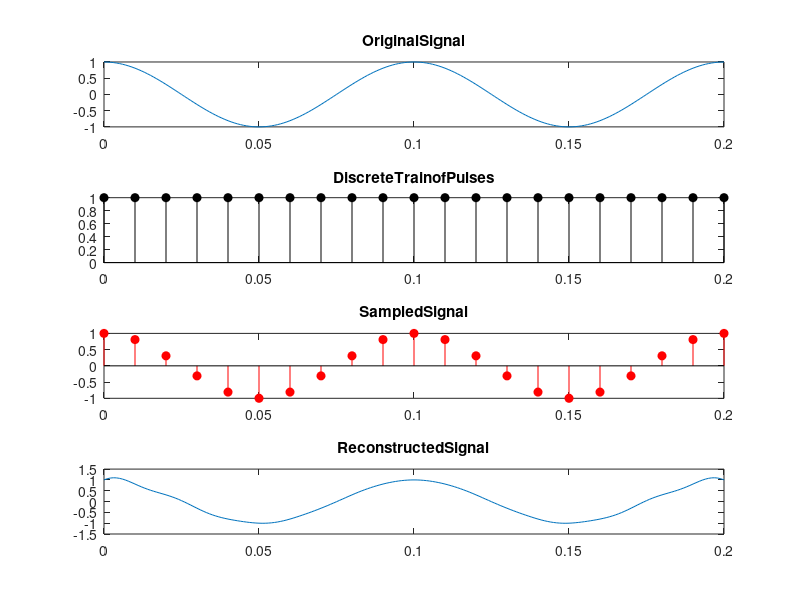

Reproduce this figure in MATLAB.
% 1. Verify Sampling Theorem

clear;
clc;
close all;

%SignalGeneration(Continuous)
f=10;       %Frequencyofmessagesignal
T=1/f;      %Period

fs=10*f;                 %Sampling frequency(fs>2f)
t=0:1/(100*f):2*T;      %Time vector (high resolution)
x=cos(2*pi*f*t);        %Original Signal

%Sampling
Ts=1/fs;            %Sampling period
ns=0:Ts:2*T;        %Sampling instants
xs=cos(2*pi*f*ns);  %Sampled signal
    
%Discrete Train of Pulses
pulse_discrete=ones(size(ns));  %impulsesatsamplingpoints

%Reconstruction using SincInterpolation
xr=zeros(size(t));
for i=1:length(ns)
xr=xr+xs(i)*sinc(fs*(t -ns(i)));
end

% Plotting
figure;
subplot(4,1,1);
plot(t,x);
title('OriginalSignal');
subplot(4,1,2);
stem(ns,pulse_discrete,'k','filled');
title('DiscreteTrainofPulses');
subplot(4,1,3);
stem(ns,xs,'r','filled'); 
title('SampledSignal');
subplot(4,1,4);
plot(t,xr);
title('ReconstructedSignal')
